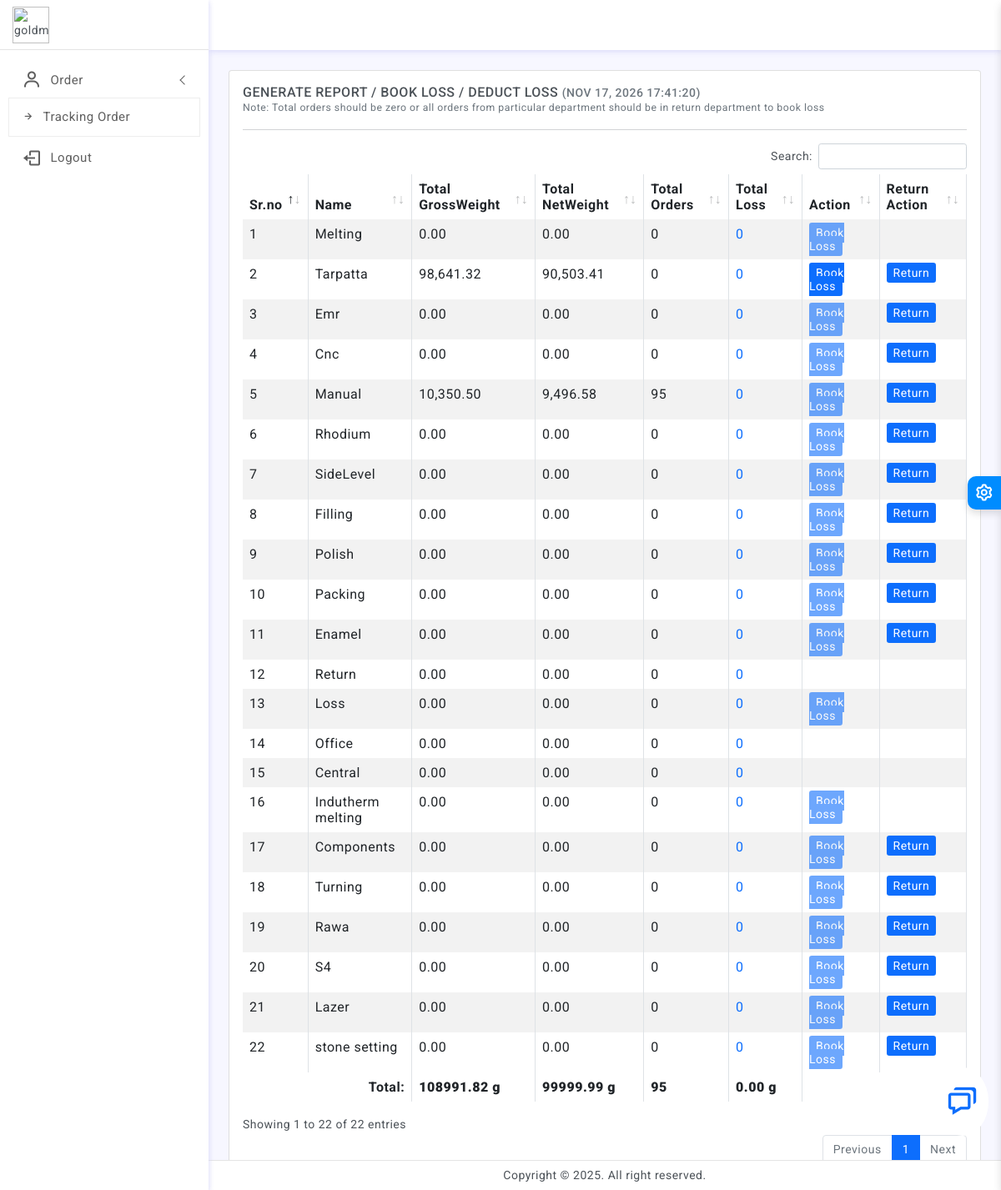
/order_tracking_admin/lossreport.php (signed in), run on the app's committed database.
### tables this page shows
CREATE TABLE `departments` (
  `id` int(11) NOT NULL,
  `name` varchar(100) NOT NULL,
  `role` varchar(100) NOT NULL DEFAULT '0,2,5' COMMENT '0->all order\r\n3->edit order\r\n4->delete order\r\n1->add Order\r\n2->transfer order\r\n5->Accept orders\r\n6->all Metal\r\n7->edit Metal\r\n8->delete Metal\r\n9->add Metal\r\n10->transfer Metal\r\n11->Accept Metal',
  `created_at` timestamp NOT NULL DEFAULT current_timestamp(),
  `admin` varchar(100) NOT NULL DEFAULT '0' COMMENT '0->not admin\r\n1->admin',
  `use_gold` varchar(100) NOT NULL DEFAULT '0',
  `loss` varchar(100) NOT NULL DEFAULT '0',
  `previous_gold` varchar(100) NOT NULL DEFAULT '0',
  `melting_value` varchar(100) NOT NULL DEFAULT '0'
);

### order_tracking_admin/lossreport.php (the view, shortened to what this page needs)
<?php
include("include/connection.php");
$goldBalances = [];
$qGold1 = "SELECT *  FROM departments";
$resGold1 = mysqli_query($link, $qGold1);
if ($resGold1 && mysqli_num_rows($resGold1) > 0) {
    while ($row1 = mysqli_fetch_assoc($resGold1)) {
        $department_id = $row1['id'];
        $totalBalance = 0;
$qGold = "SELECT DISTINCT touch FROM metal_tracking";
$resGold = mysqli_query($link, $qGold);
if ($resGold && mysqli_num_rows($resGold) > 0) {
    while ($row = mysqli_fetch_assoc($resGold)) {
        $touchVal = $row['touch'];
        $toSum1 = 0;
        if($department_id==33){
             $toSum1 = mysqli_fetch_assoc(mysqli_query($link,
            "SELECT SUM(weight) as total FROM metal_tracking WHERE to_dept=$department_id AND from_dept=$department_id AND  touch='$touchVal' AND status='1'"
        ))['total'] ?? 0;
        }
          $stonetoSum =0;
         if($department_id==56){
         $stonetoSum = mysqli_fetch_assoc(mysqli_query($link,
            "SELECT SUM(stone_weight) as total FROM metal_tracking WHERE to_dept=$department_id AND touch='$touchVal' AND status='1'"
        ))['total'] ?? 0;
         }
        $toSum = mysqli_fetch_assoc(mysqli_query($link,
            "SELECT SUM(weight) as total FROM metal_tracking WHERE to_dept=$department_id AND touch='$touchVal' AND status='1'"
        ))['total'] ?? 0;
          $ostonefromSum =0;
         if($department_id==67){
         $ostonefromSum = mysqli_fetch_assoc(mysqli_query($link,
            "SELECT SUM(t_stone_weight) as total FROM order_tracking WHERE from_dept=$department_id AND gold_touch='$touchVal' AND status='1'"
        ))['total'] ?? 0;
         }
          $ordertoSum = mysqli_fetch_assoc(mysqli_query($link,
            "SELECT SUM(weight) as total FROM order_tracking WHERE to_dept=$department_id AND gold_touch='$touchVal' AND status='1'"
        ))['total'] ?? 0;
         $orderfromSum = mysqli_fetch_assoc(mysqli_query($link,
            "SELECT SUM(weight) as total FROM order_tracking WHERE from_dept=$department_id AND gold_touch='$touchVal' AND status='1'"
        ))['total'] ?? 0;
           $ostonefromSum = ($ostonefromSum * $touchVal) / 100;
        $o_bal = ((($ordertoSum ?: 0) - ($orderfromSum ?: 0)) * $touchVal) / 100;
        $fromSum = 0;
        if($department_id==37){
             $fromSum = mysqli_fetch_assoc(mysqli_query($link,
            "SELECT SUM(total_weight) as total FROM metal_entry WHERE from_dept=$department_id AND gold_touch='$touchVal' AND status='1'"
        ))['total'] ?? 0;
        }else{
             $fromSum = mysqli_fetch_assoc(mysqli_query($link,
            "SELECT SUM(weight) as total FROM metal_tracking WHERE from_dept=$department_id AND touch='$touchVal' AND status='1'"
        ))['total'] ?? 0;
        }
        $new_toSum = $toSum + $toSum1 + $stonetoSum;
         $balance = ($new_toSum ?: 0) - ($fromSum ?: 0);
        $new_balance = ($balance * $touchVal) / 100;
         $totalBalance += $new_balance + $o_bal  + $ostonefromSum;
    }
}
 $goldBalances[] = [
            'touch' => $touchVal,
            't_bal' => $totalBalance,
            'did' => $department_id,
            'balance' => $balance
        ];
}
}
include 'include/header.php';
?>
<div class="page-wrapper">
    <div class="page-content">
        <div class="row">
            <div class="col-12">
                <div class="card">
                    <div class="card-body">
                        <div class="d-flex justify-content-between align-items-center">
                            <h6 class="mb-0 text-uppercase">Generate Report / Book Loss / Deduct Loss <small class="text-muted">
            (<?= date("M d, Y H:i:s") ?>)
        </small></h6>
                        </div>
                           <div>
                              <small class="text-muted ">Note: Total orders should be zero or all orders from particular department
                              should be in return department  to book loss</small>
                              </div>
                        <hr/>
                        <div class="table-responsive">
          <table id="example2" class="table table-striped table-bordered" style="width:100%">
                                <thead>
                                    <tr>
                                        <th>Sr.no</th>
                                        <th>Name</th>
                                        <th>Total GrossWeight</th>
                                        <th>Total NetWeight</th>
                                        <th>Total Orders</th>
                                        <th>Total Loss</th>
                                         <th>Action</th>
                                        <th>Return Action</th>
                                    </tr>
                                </thead>
                                <tbody>
                                    <?php
                                    $departments =$link->query("SELECT * FROM departments WHERE id NOT IN (51, 69, 70)");
                                    $sr = 1;
                                    while ($dept = $departments->fetch_assoc()):
                                    $dep_id = $dept['id'];
                                    ?>
                                    <tr>
                                        <td><?= $sr++ ?></td>
                                        <td><?= htmlspecialchars($dept['name']) ?></td>
  <td><?php
            echo   number_format($dept['use_gold'], 2);
?></td>
           <td>
    <?php
    $matched = null;
foreach ($goldBalances as $item) {
    if ($item['did'] == $dep_id) {
        $matched = $item;
        break;
    }
}
     if($matched==null){
         echo number_format(0, 2);
     }else{
          $t = $matched['t_bal'];
           $f = $matched['t_bal'];
           $total_book_loss = mysqli_fetch_assoc(mysqli_query($link,
            "SELECT
            SUM(weight) AS total_weight,
            SUM(net_weight) AS total_net_weight
        FROM loss
        WHERE from_department='$dep_id'
          AND to_department='0'"));
 $total_net_weight = $total_book_loss['total_net_weight'] ?? 0;
             $fine= $t - $total_net_weight;
          if($dep_id == 56){
            if($fine<0){
                echo number_format(0, 2);
            }else{
                echo number_format($fine, 2);
            }
          }else{
                   echo number_format($fine, 2);
          }
     }
    ?></td>
    <td>
    <?php
    $did=$dept['id'];
    $result = $link->query("SELECT COUNT(*) AS total FROM orders WHERE current_dept='$did'");
$row = $result->fetch_assoc();
echo $row['total'];
?>
</td>
                                        <td>
    <a href="javascript:void(0)"
       class="loss-link"
       data-id="<?= $dept['id'] ?>"
       data-loss="<?= htmlspecialchars($dept['loss']) ?>">
       <?= htmlspecialchars($dept['loss']) ?>
    </a>
</td>
<td>
     <?php
    $did=$dept['id'];
    $result = $link->query("SELECT COUNT(*) AS total FROM orders WHERE current_dept='$did'");
$row = $result->fetch_assoc();
$hasOrders = ($row['total'] > 0) || ($dept['use_gold'] == 0) ;
?>
 <?php if($dept['name']=='Central' || $dept['name']=='Office'  || $dept['name']=='Return'){ ?>
 <?php }else{ ?>
 <a href="book_loss.php?dep_id=<?php echo $dep_id ?>&net_weight=<?php echo $f ?>"
   id="bookLossBtn"
   class="btn-sm btn-primary <?= $hasOrders ? 'disabled' : '' ?>"
   <?= $hasOrders ? 'style="pointer-events:none;opacity:0.6;"' : '' ?>>
   Book Loss
   <?php } ?>
</a>
</td>
<td>
    <?php if($dept['name']=='Central' || $dept['name']=='Melting' || $dept['name']=='Indutherm melting' || $dept['name']=='Office' || $dept['name']=='Loss' || $dept['name']=='Return'){ ?>
 <?php }else{ ?>
 <a class="btn-sm btn-primary" href="return.php?dep_id=<?php echo $dep_id ?>">
   Return
</a>
  <?php } ?>
</td>
                                    </tr>
                                    <?php endwhile; ?>
                                </tbody>
 <tfoot>
    <tr>
        <th colspan="2" class="text-end">Total:</th>
        <th></th>
        <th></th>
        <th></th>
        <th></th>
        <th colspan="2"></th>
    </tr>
</tfoot>
                            </table>
                        </div>
                    </div>
                </div>
            </div>
        </div>
    </div>
</div>
<?php include 'include/footer.php'; ?>

### order_tracking_admin/assets/css/app.css (style rules this page uses)
body { font-size: 14px; color: #4c5258; letter-spacing: .5px; background: #f7f7ff; overflow-x: hidden; font-family: Roboto, sans-serif }
a { text-decoration: none }
.page-wrapper { height: 100%; margin-top: 60px; margin-bottom: 30px; margin-left: 250px }
.page-content { padding: 1.5rem 1.5rem 0.7rem 1.5rem }

### data on the page
departments: name "Melting", use_gold "0.00", fine "0.00", total "0", loss "0"
departments: name "Tarpatta", use_gold "98,641.32", fine "90,503.41", total "0", loss "0"
departments: name "Emr", use_gold "0.00", fine "0.00", total "0", loss "0"
departments: name "Cnc", use_gold "0.00", fine "0.00", total "0", loss "0"
departments: name "Manual", use_gold "10,350.50", fine "9,496.58", total "95", loss "0"
departments: name "Rhodium", use_gold "0.00", fine "0.00", total "0", loss "0"
departments: name "SideLevel", use_gold "0.00", fine "0.00", total "0", loss "0"
departments: name "Filling", use_gold "0.00", fine "0.00", total "0", loss "0"
departments: name "Polish", use_gold "0.00", fine "0.00", total "0", loss "0"
departments: name "Packing", use_gold "0.00", fine "0.00", total "0", loss "0"
departments: name "Enamel", use_gold "0.00", fine "0.00", total "0", loss "0"
departments: name "Return", use_gold "0.00", fine "0.00", total "0", loss "0"
departments: name "Loss", use_gold "0.00", fine "0.00", total "0", loss "0"
departments: name "Office", use_gold "0.00", fine "0.00", total "0", loss "0"
departments: name "Central", use_gold "0.00", fine "0.00", total "0", loss "0"
departments: name "Indutherm melting", use_gold "0.00", fine "0.00", total "0", loss "0"
departments: name "Components", use_gold "0.00", fine "0.00", total "0", loss "0"
departments: name "Turning", use_gold "0.00", fine "0.00", total "0", loss "0"
departments: name "Rawa", use_gold "0.00", fine "0.00", total "0", loss "0"
departments: name "S4", use_gold "0.00", fine "0.00", total "0", loss "0"
departments: name "Lazer", use_gold "0.00", fine "0.00", total "0", loss "0"
departments: name "stone setting", use_gold "0.00", fine "0.00", total "0", loss "0"
